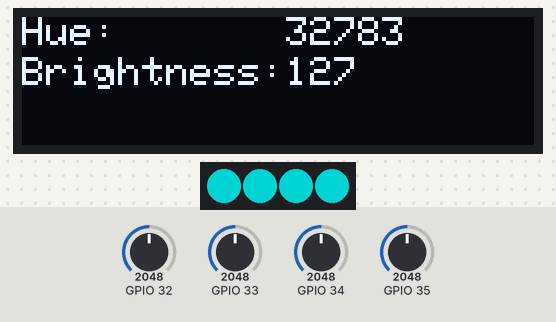
Bench run of a sketch on a simulated ESP32. Shown: 128×32 one-colour display, 4 RGB LEDs in strip order, left to right. The inputs (shaded band) are chosen by the test bench; at power-on: GPIO 32 = 2048, GPIO 33 = 2048, GPIO 34 = 2048, GPIO 35 = 2048. Dim RGB values are drawn brighter than linear; the strip is taken to match the declared colour order.

Above: at 1.2 s.
1.3 s: GPIO 32 set to 110
2.8 s: GPIO 32 set to 93
At 3.6 s:
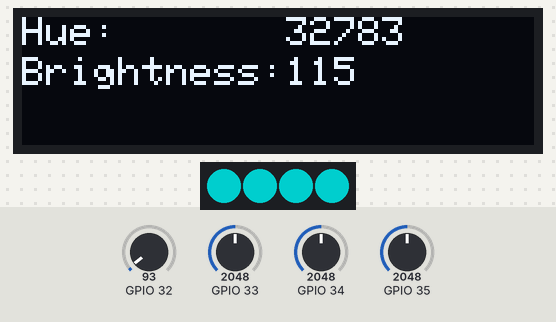
4.4 s: GPIO 33 set to 108
6.1 s: GPIO 33 set to 90
At 7.0 s:
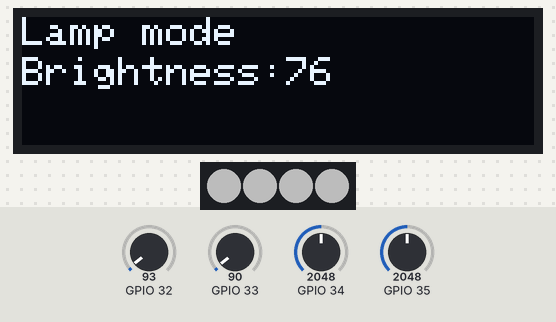
8.6 s: GPIO 34 set to 2866
At 9.6 s:
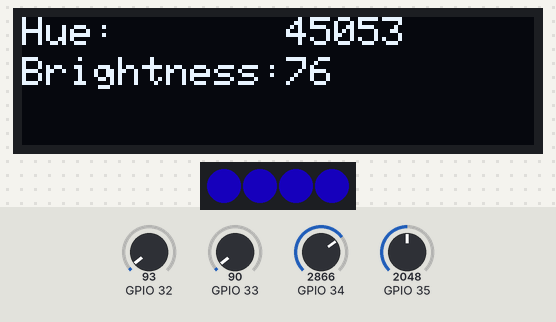
11.6 s: GPIO 34 set to 3972
At 12.6 s:
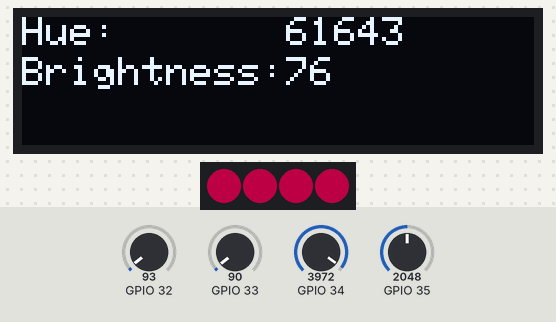
Timing chart, 0 to 15.6 s (numbered marks = the images above; inputs shaded):
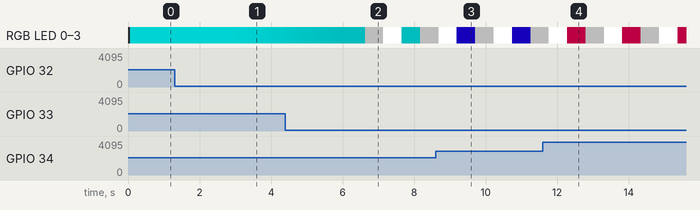

Measured:
- the behaviour switches between 100 and 99 on GPIO 32 (found by bisection; images 0 and 1)
- the behaviour switches between 100 and 99 on GPIO 33 (found by bisection; images 1 and 2)
- after the input at 1.3 s, every drawn part: stays the same
- after the input at 2.8 s, the display: first changes after 0.06 s (image 1 shows a later state)
- after the input at 6.1 s, the display: first changes after 0.53 s (image 2 shows a later state)
- what the display in image 2 shows lasts 0.5 s, from 6.6 s to 7.1 s

The sketch:

Transmitter.ino
```cpp
//Transmitter for the smart RGB lamp controlled via ESP NOW
//Developed by Maxim Bortnikov
//For more information and for the schematics please visit
//https://github.com/Northstrix/Smart-RGB-lamp-controlled-via-ESP-NOW#include <esp_now.h>
#include <esp_now.h>
#include <WiFi.h>
#include<Adafruit_NeoPixel.h>
#include <SPI.h>
#include <Wire.h>
#include <Adafruit_GFX.h>
#include <Adafruit_SSD1306.h>
#define SCREEN_WIDTH 128 // OLED display width, in pixels
#define SCREEN_HEIGHT 32 // OLED display height, in pixels
#define LED_PIN 13 // WS2812 data pin
#define LED_COUNT 4 // Number of LEDs
Adafruit_NeoPixel strip(LED_COUNT, LED_PIN, NEO_RGB + NEO_KHZ800);
#define OLED_RESET     16 // Reset pin # (or -1 if sharing Arduino reset pin)
#define SCREEN_ADDRESS 0x3C ///< See datasheet for Address; 0x3D for 128x64, 0x3C for 128x32
Adafruit_SSD1306 display(SCREEN_WIDTH, SCREEN_HEIGHT, &Wire, OLED_RESET);
int huemsb; // Rough adjustment of hue
int huelsb; // Precise adjustment of hue
int br = 127; // Default brightness (0 - 0%; 127 - 50%; 255-100%)
//int sat; // Saturation
int sat = 255;
int c = 0; // Mode
int dd = 50; // Debounce delay for brightness buttons
int interval = 25; // Interval between the package submission
int intrvl;
// REPLACE WITH YOUR RECEIVER MAC Address
uint8_t broadcastAddress[] = {0x5C, 0xCF, 0x7F, 0xFD, 0x85, 0x1D};

typedef struct struct_message {
  int hue;
  int brt;
  int currentmode;
} struct_message;

// Create a struct_message called package
struct_message package;

void setup() {
  display.begin(SSD1306_SWITCHCAPVCC, 0x3c);
  display.clearDisplay();
  display.display();
  strip.begin();
  strip.show();
  // Set device as a Wi-Fi Station
  WiFi.mode(WIFI_STA);

  // Init ESP-NOW
  if (esp_now_init() != ESP_OK) {
  display.setTextSize(1);
  display.setTextColor(WHITE);
  display.setCursor(0,0);
  display.println("Error initializing ESP-NOW");
  display.display();
    return;
  }

  // Register peer
  esp_now_peer_info_t peerInfo;
  memcpy(peerInfo.peer_addr, broadcastAddress, 6);
  peerInfo.channel = 0;
  peerInfo.encrypt = false;

  // Add peer
  if (esp_now_add_peer(&peerInfo) != ESP_OK){
  display.setTextSize(1);
  display.setTextColor(WHITE);
  display.setCursor(10,0);
  display.println("Failed to add peer");
  display.display();
    return;
  }
}

void loop() {
  huemsb = analogRead(34);
  huelsb = analogRead(35);
  //sat = analogRead(25);
  display.clearDisplay();
  if (huemsb > 0)
  huemsb = (huemsb+1)*15;
  //if (sat > 0)
  //sat = (sat + 1)/16 - 1;

  if ((analogRead(32)<100) && (analogRead(33)>100)){
    delay(dd);
    if ((analogRead(32)<100) && (analogRead(33)>100))
    br --;
  }
  if ((analogRead(33)<100) && (analogRead(32)>100)){
    delay(dd);
    if ((analogRead(33)<100) && (analogRead(32)>100))
    br ++;
  }

  if ((analogRead(33)<100) && (analogRead(32)<100)){
      delay(500);
    if ((analogRead(33)<100) && (analogRead(32)<100)){
      c++;
      if (c == 3)
      c = 0;
    }
  }

  if (br > 255)
  br = 255;

  if (br < 0)
  br = 0;

  if (c == 0){
  display.setTextSize(1);
  display.setTextColor(WHITE);
  display.setCursor(0,0);
  display.println("Hue:");
  display.setCursor(66,0);
  display.println(huemsb + huelsb);
  display.setCursor(0,10);
  display.println("Brightness:");
  display.setCursor(66,10);
  display.println(br);
  display.display();

  uint32_t stcolor = strip.ColorHSV(huemsb + huelsb, sat, br);
  strip.fill(stcolor);
  strip.show();
  }

  if (c == 1){
  display.setTextSize(1);
  display.setTextColor(WHITE);
  display.setCursor(0,0);
  display.println("Lamp mode");
  display.setCursor(0,10);
  display.println("Brightness:");
  display.setCursor(66,10);
  display.println(br);
  display.display();
  strip.setBrightness(br);
  uint32_t color = strip.Color(255, 255, 255);
  strip.fill(color, 0, LED_COUNT);
  strip.show();
  }

  if (c == 2){
  display.setTextSize(1);
  display.setTextColor(WHITE);
  display.setCursor(0,0);
  display.println("Shining moon mode");
  display.setCursor(0,10);
  display.println("Attention! This mode");
  display.setCursor(0,20);
  display.println("can damage your strip");
  display.display();
  strip.setBrightness(255);
  uint32_t color = strip.Color(255, 255, 255);
  strip.fill(color, 0, LED_COUNT);
  strip.show();
  }

  if (intrvl == interval){
  package.hue = huemsb + huelsb;
  package.brt = br;
  package.currentmode = c;
  // Send message via ESP-NOW
  esp_err_t result = esp_now_send(broadcastAddress, (uint8_t *) &package, sizeof(package));
  intrvl = 0;
  }
  intrvl++;
}
```
